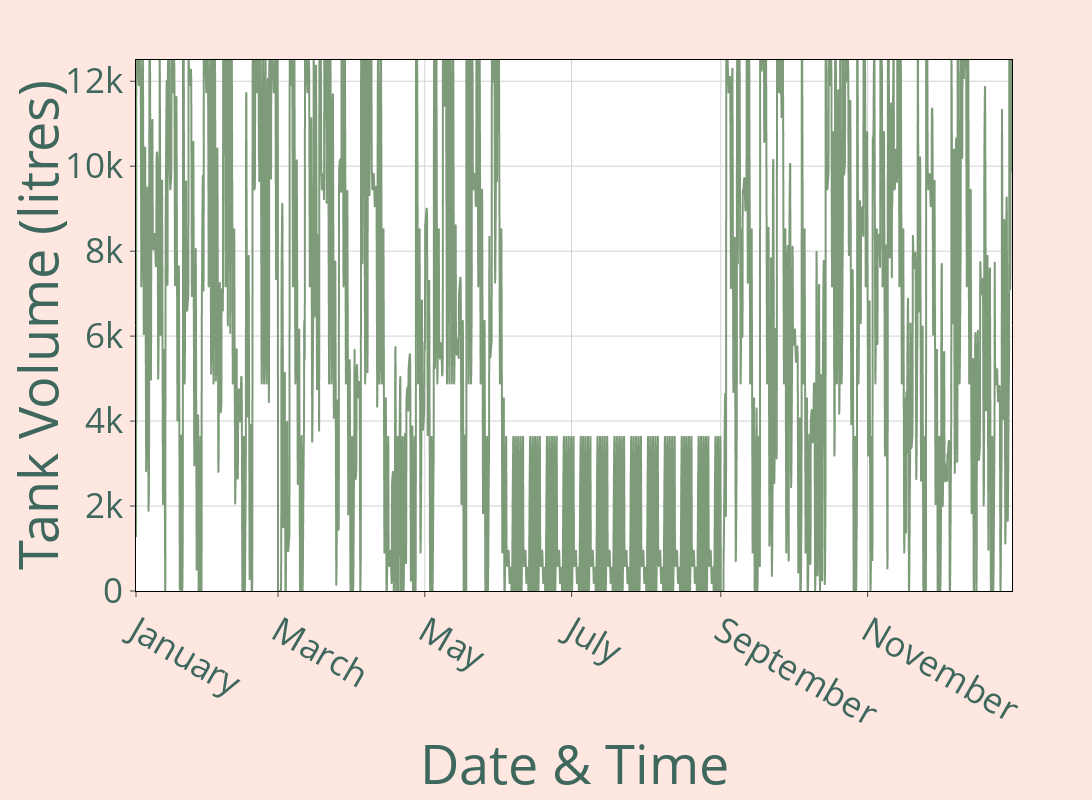

Source (notebook cell):
### Code cell
df1 = model["Tank Volume"]
df1 = df1.loc[(df1.index >= start_date) & (df1.index <= end_date)]
fig1 = px.line(
    df1,
    title="",
    labels={
        "value": "Tank Volume (litres)",
        "Date": "Date & Time"
    },
    width=2500,
    height=800
)

# Update trace to change the line colour to #7D9A79
fig1.update_traces(line=dict(color="#7D9A79"))

# Update layout for background, font and title text colour/size
fig1.update_layout(
    showlegend=False,
    plot_bgcolor="#FFFFFF",   # Set plot background colour #FFE7E1
    paper_bgcolor="#FFE7E1",  # Set margin (paper) background colour
    font=dict(color="#3E675D", size=45),       # Set default text colour and increase text size
    title_font=dict(color="#3E675D", size=20)    # Set title text colour and size
)

# Update x-axis styling: display only months and enlarge the x-axis text
fig1.update_xaxes(
    mirror=True,
    ticks="outside",
    showline=True,
    linecolor="black",
    gridcolor="lightgrey",
    tickformat="%B",   # Display full month names (use "%b" for abbreviated names)
    tickfont=dict(color="#3E675D", size=35)  # Increase the size of the x-axis text
)

# Update y-axis styling and text properties
fig1.update_yaxes(
    mirror=True,
    ticks="outside",
    showline=True,
    linecolor="black",
    gridcolor="lightgrey",
    range=[0, volume_of_tank],
    tickfont=dict(color="#3E675D", size=35)
)

fig1.show()

### Figure 1 — Plotly figure (JSON) as saved in the notebook; plotly's stock layout.template omitted (floating-point values rounded to 4 significant figures; data arrays with more than 128 entries replaced by an {"elided": "..."} marker saying what was removed)
{"data": [{"hovertemplate": "variable=Tank Volume<br>Date & Time=%{x}<br>Tank Volume (litres)=%{y}<extra></extra>", "legendgroup": "Tank Volume", "line": {"color": "#7D9A79", "dash": "solid"}, "marker": {"symbol": "circle"}, "mode": "lines", "name": "Tank Volume", "showlegend": true, "type": "scattergl", "x": {"elided": "8737 str values"}, "xaxis": "x", "y": {"elided": "8737 float values"}, "yaxis": "y"}], "layout": {"font": {"color": "#3E675D", "size": 45}, "height": 800, "legend": {"title": {"text": "variable"}, "tracegroupgap": 0}, "margin": {"t": 60}, "paper_bgcolor": "#FFE7E1", "plot_bgcolor": "#FFFFFF", "showlegend": false, "title": {"font": {"color": "#3E675D", "size": 20}}, "width": 2500, "xaxis": {"anchor": "y", "domain": [0, 1], "gridcolor": "lightgrey", "linecolor": "black", "mirror": true, "showline": true, "tickfont": {"color": "#3E675D", "size": 35}, "tickformat": "%B", "ticks": "outside", "title": {"text": "Date & Time"}}, "yaxis": {"anchor": "x", "domain": [0, 1], "gridcolor": "lightgrey", "linecolor": "black", "mirror": true, "range": [0, 12500], "showline": true, "tickfont": {"color": "#3E675D", "size": 35}, "ticks": "outside", "title": {"text": "Tank Volume (litres)"}}}}
